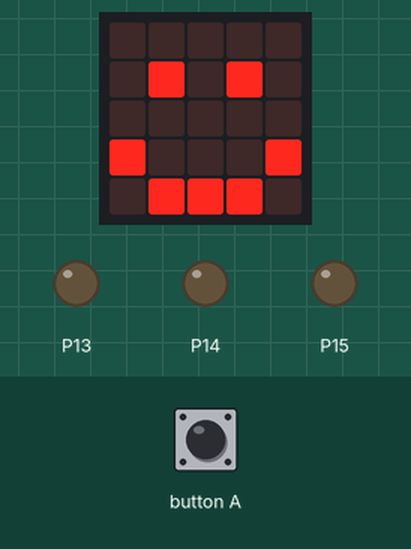
This program was run on a simulated BBC micro:bit (MakeCode). Parts: the board's 5×5 LED display, output pins drawn as LEDs (lit = HIGH). The test bench sets the inputs (shaded band). The 48×5 strip is a reading aid, not a part: it shows the text the display is scrolling, unrolled, one strip-width of it at a time.

Above: at 2.3 s.
2.4 s: button A pressed for 0.15 s
At 3.2 s:
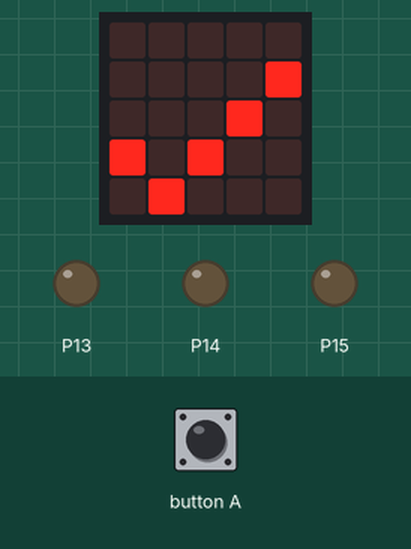
At 8.4 s:
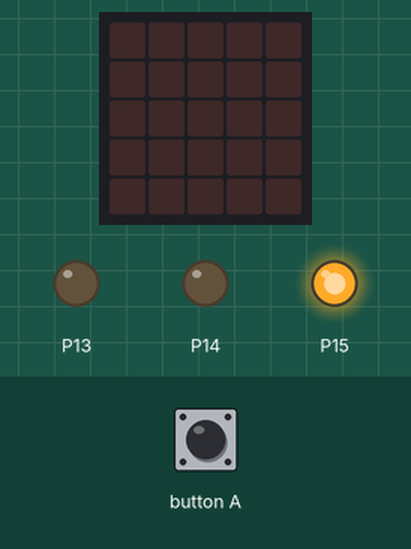
Timing chart, 0 to 22.2 s (numbered marks = the images above; inputs shaded):
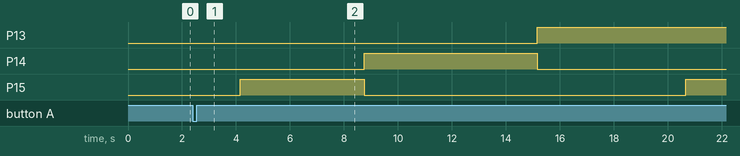

The program:

main.ts
```typescript
// (licence header left out)
// setup
basic.clearScreen()
basic.showIcon(IconNames.Happy)
pause(500)
pins.digitalWritePin(DigitalPin.P13, 0) // blue
pins.digitalWritePin(DigitalPin.P14, 0) // green
pins.digitalWritePin(DigitalPin.P15, 0) // red

// program
input.onButtonPressed(Button.A, function () {
    basic.showIcon(IconNames.Yes)
    pause(1000)
    basic.clearScreen()

    // show red
    pins.digitalWritePin(DigitalPin.P15, 1)
    basic.showString("Red")
    pause(1000)
    pins.digitalWritePin(DigitalPin.P15, 0)

    // show green
    pins.digitalWritePin(DigitalPin.P14, 1)
    basic.showString("Green")
    pause(1000)
    pins.digitalWritePin(DigitalPin.P14, 0)

    // show blue
    pins.digitalWritePin(DigitalPin.P13, 1)
    basic.showString("Blue")
    pause(1000)
    pins.digitalWritePin(DigitalPin.P13, 0)

    // show magenta
    pins.digitalWritePin(DigitalPin.P15, 1)
    pins.digitalWritePin(DigitalPin.P13, 1)
    basic.showString("Magenta")
    pause(1000)
    pins.digitalWritePin(DigitalPin.P15, 0)
    pins.digitalWritePin(DigitalPin.P13, 0)

    // show cyan
    pins.digitalWritePin(DigitalPin.P14, 1)
    pins.digitalWritePin(DigitalPin.P13, 1)
    basic.showString("Cyan")
    pause(1000)
    pins.digitalWritePin(DigitalPin.P14, 0)
    pins.digitalWritePin(DigitalPin.P13, 0)

    // show yellow
    pins.digitalWritePin(DigitalPin.P15, 1)
    pins.digitalWritePin(DigitalPin.P14, 1)
    basic.showString("Yellow")
    pause(1000)
    pins.digitalWritePin(DigitalPin.P15, 0)
    pins.digitalWritePin(DigitalPin.P14, 0)

    // show white
    pins.digitalWritePin(DigitalPin.P15, 1)
    pins.digitalWritePin(DigitalPin.P14, 1)
    pins.digitalWritePin(DigitalPin.P13, 1)
    basic.showString("White")
    pause(1000)
    pins.digitalWritePin(DigitalPin.P15, 0)
    pins.digitalWritePin(DigitalPin.P14, 0)
    pins.digitalWritePin(DigitalPin.P13, 0)

    // reset
    basic.clearScreen()
    basic.showIcon(IconNames.Happy)
})
```

Measured:
- after the input at 2.4 s, P13: LOW → HIGH after 12.8 s; P14: LOW → HIGH after 6.4 s, → LOW 6.4 s later; P15: LOW → HIGH after 1.8 s, → LOW 4.6 s later, → HIGH 11.9 s later; the display: changes after 0.15 s (image 1)
- what the display in image 1 shows lasts 1.6 s, from 2.6 s to 4.2 s
